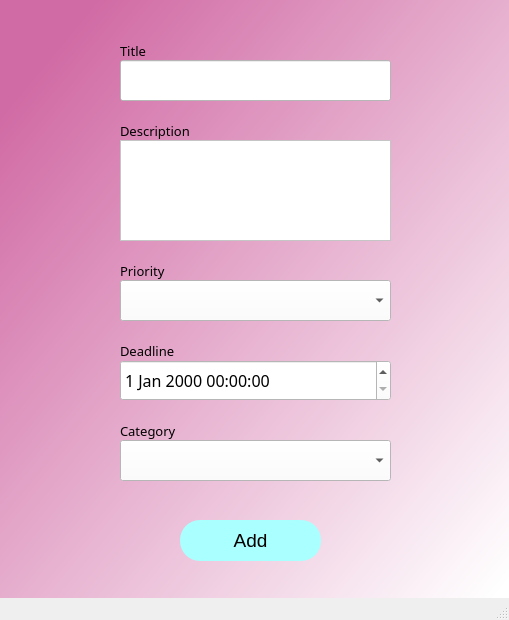
<?xml version="1.0" encoding="UTF-8"?>
<ui version="4.0">
 <class>AddTaskWindow</class>
 <widget class="QMainWindow" name="AddTaskWindow">
  <property name="geometry">
   <rect>
    <x>0</x>
    <y>0</y>
    <width>509</width>
    <height>620</height>
   </rect>
  </property>
  <property name="windowTitle">
   <string>MainWindow</string>
  </property>
  <widget class="QWidget" name="centralwidget">
   <property name="styleSheet">
    <string notr="true">QWidget#centralwidget{
background-color: qlineargradient(spread:pad, x1:0.091, y1:0.101636, x2:0.991379, y2:0.977, stop:0 rgba(209, 107, 165, 255), stop:1 rgba(255, 255, 255, 255));}</string>
   </property>
   <widget class="QLineEdit" name="titleLineEdit">
    <property name="geometry">
     <rect>
      <x>120</x>
      <y>60</y>
      <width>271</width>
      <height>41</height>
     </rect>
    </property>
    <property name="font">
     <font>
      <family>MS Shell Dig 2</family>
      <pointsize>12</pointsize>
      <italic>false</italic>
      <bold>false</bold>
     </font>
    </property>
    <property name="styleSheet">
     <string notr="true">background-color:rgb(255, 255, 255);
border-color: rgb(0,0,0);
font: 12pt &quot;MS Shell Dig 2&quot;;
color: rgb(0,0,0);</string>
    </property>
   </widget>
   <widget class="QComboBox" name="priorityComboBox">
    <property name="geometry">
     <rect>
      <x>120</x>
      <y>280</y>
      <width>271</width>
      <height>41</height>
     </rect>
    </property>
    <property name="font">
     <font>
      <family>MS Shell Dig 2</family>
      <pointsize>12</pointsize>
      <italic>false</italic>
      <bold>false</bold>
     </font>
    </property>
    <property name="styleSheet">
     <string notr="true">background-color:rgb(255, 255, 255);
border-color: rgb(0,0,0);
font: 12pt &quot;MS Shell Dig 2&quot;;
color: rgb(0,0,0);</string>
    </property>
   </widget>
   <widget class="QDateTimeEdit" name="dateTimeEdit">
    <property name="geometry">
     <rect>
      <x>120</x>
      <y>360</y>
      <width>271</width>
      <height>41</height>
     </rect>
    </property>
    <property name="font">
     <font>
      <family>MS Shell Dig 2</family>
      <pointsize>12</pointsize>
      <italic>false</italic>
      <bold>false</bold>
     </font>
    </property>
    <property name="styleSheet">
     <string notr="true">background-color:rgb(255, 255, 255);
border-color: rgb(0,0,0);
font: 12pt &quot;MS Shell Dig 2&quot;;
color: rgb(0,0,0);</string>
    </property>
   </widget>
   <widget class="QComboBox" name="categoryComboBox">
    <property name="geometry">
     <rect>
      <x>120</x>
      <y>440</y>
      <width>271</width>
      <height>41</height>
     </rect>
    </property>
    <property name="font">
     <font>
      <family>MS Shell Dig 2</family>
      <pointsize>12</pointsize>
      <italic>false</italic>
      <bold>false</bold>
     </font>
    </property>
    <property name="styleSheet">
     <string notr="true">background-color:rgb(255, 255, 255);
border-color: rgb(0,0,0);
font: 12pt &quot;MS Shell Dig 2&quot;;
color: rgb(0,0,0);</string>
    </property>
   </widget>
   <widget class="QPushButton" name="pushButton">
    <property name="geometry">
     <rect>
      <x>180</x>
      <y>520</y>
      <width>141</width>
      <height>41</height>
     </rect>
    </property>
    <property name="font">
     <font>
      <family>MS Shell Dlg 2</family>
      <pointsize>14</pointsize>
      <italic>false</italic>
      <bold>false</bold>
     </font>
    </property>
    <property name="styleSheet">
     <string notr="true">QPushButton {
border-radius:20px;
background-color: rgb(170, 255, 255);
font: 14pt &quot;MS Shell Dlg 2&quot;;
color: rgb(0, 0, 0);
}
QPushButton:hover {
background-color: rgb(200, 255, 255);
}</string>
    </property>
    <property name="text">
     <string>Add</string>
    </property>
   </widget>
   <widget class="QTextEdit" name="descriptionTextEdit">
    <property name="geometry">
     <rect>
      <x>120</x>
      <y>140</y>
      <width>271</width>
      <height>101</height>
     </rect>
    </property>
    <property name="font">
     <font>
      <family>MS Shell Dig 2</family>
      <pointsize>12</pointsize>
      <italic>false</italic>
      <bold>false</bold>
     </font>
    </property>
    <property name="styleSheet">
     <string notr="true">background-color:rgb(255, 255, 255);
border-color: rgb(0,0,0);
font: 12pt &quot;MS Shell Dig 2&quot;;
color: rgb(0,0,0);</string>
    </property>
   </widget>
   <widget class="QLabel" name="label_8">
    <property name="geometry">
     <rect>
      <x>120</x>
      <y>40</y>
      <width>81</width>
      <height>21</height>
     </rect>
    </property>
    <property name="font">
     <font>
      <family>MS Shell Dig2</family>
      <pointsize>10</pointsize>
      <italic>false</italic>
      <bold>false</bold>
     </font>
    </property>
    <property name="styleSheet">
     <string notr="true">font: 10pt &quot;MS Shell Dig2&quot;;
color: rgb(0,0,0);</string>
    </property>
    <property name="text">
     <string>Title</string>
    </property>
   </widget>
   <widget class="QLabel" name="label_9">
    <property name="geometry">
     <rect>
      <x>120</x>
      <y>120</y>
      <width>81</width>
      <height>21</height>
     </rect>
    </property>
    <property name="font">
     <font>
      <family>MS Shell Dig2</family>
      <pointsize>10</pointsize>
      <italic>false</italic>
      <bold>false</bold>
     </font>
    </property>
    <property name="styleSheet">
     <string notr="true">font: 10pt &quot;MS Shell Dig2&quot;;
color: rgb(0,0,0);</string>
    </property>
    <property name="text">
     <string>Description</string>
    </property>
   </widget>
   <widget class="QLabel" name="label_10">
    <property name="geometry">
     <rect>
      <x>120</x>
      <y>260</y>
      <width>81</width>
      <height>21</height>
     </rect>
    </property>
    <property name="font">
     <font>
      <family>MS Shell Dig2</family>
      <pointsize>10</pointsize>
      <italic>false</italic>
      <bold>false</bold>
     </font>
    </property>
    <property name="styleSheet">
     <string notr="true">font: 10pt &quot;MS Shell Dig2&quot;;
color: rgb(0,0,0);</string>
    </property>
    <property name="text">
     <string>Priority</string>
    </property>
   </widget>
   <widget class="QLabel" name="label_11">
    <property name="geometry">
     <rect>
      <x>120</x>
      <y>340</y>
      <width>81</width>
      <height>21</height>
     </rect>
    </property>
    <property name="font">
     <font>
      <family>MS Shell Dig2</family>
      <pointsize>10</pointsize>
      <italic>false</italic>
      <bold>false</bold>
     </font>
    </property>
    <property name="styleSheet">
     <string notr="true">font: 10pt &quot;MS Shell Dig2&quot;;
color: rgb(0,0,0);</string>
    </property>
    <property name="text">
     <string>Deadline</string>
    </property>
   </widget>
   <widget class="QLabel" name="label_12">
    <property name="geometry">
     <rect>
      <x>120</x>
      <y>420</y>
      <width>81</width>
      <height>21</height>
     </rect>
    </property>
    <property name="font">
     <font>
      <family>MS Shell Dig2</family>
      <pointsize>10</pointsize>
      <italic>false</italic>
      <bold>false</bold>
     </font>
    </property>
    <property name="styleSheet">
     <string notr="true">font: 10pt &quot;MS Shell Dig2&quot;;
color: rgb(0,0,0);</string>
    </property>
    <property name="text">
     <string>Category</string>
    </property>
   </widget>
   <widget class="QLabel" name="errorLabel">
    <property name="geometry">
     <rect>
      <x>120</x>
      <y>490</y>
      <width>271</width>
      <height>21</height>
     </rect>
    </property>
    <property name="styleSheet">
     <string notr="true">font: 12pt &quot;MS Shell Dig 2&quot;;  color: red;</string>
    </property>
    <property name="text">
     <string/>
    </property>
   </widget>
  </widget>
  <widget class="QStatusBar" name="statusbar"/>
 </widget>
 <resources/>
 <connections/>
</ui>
